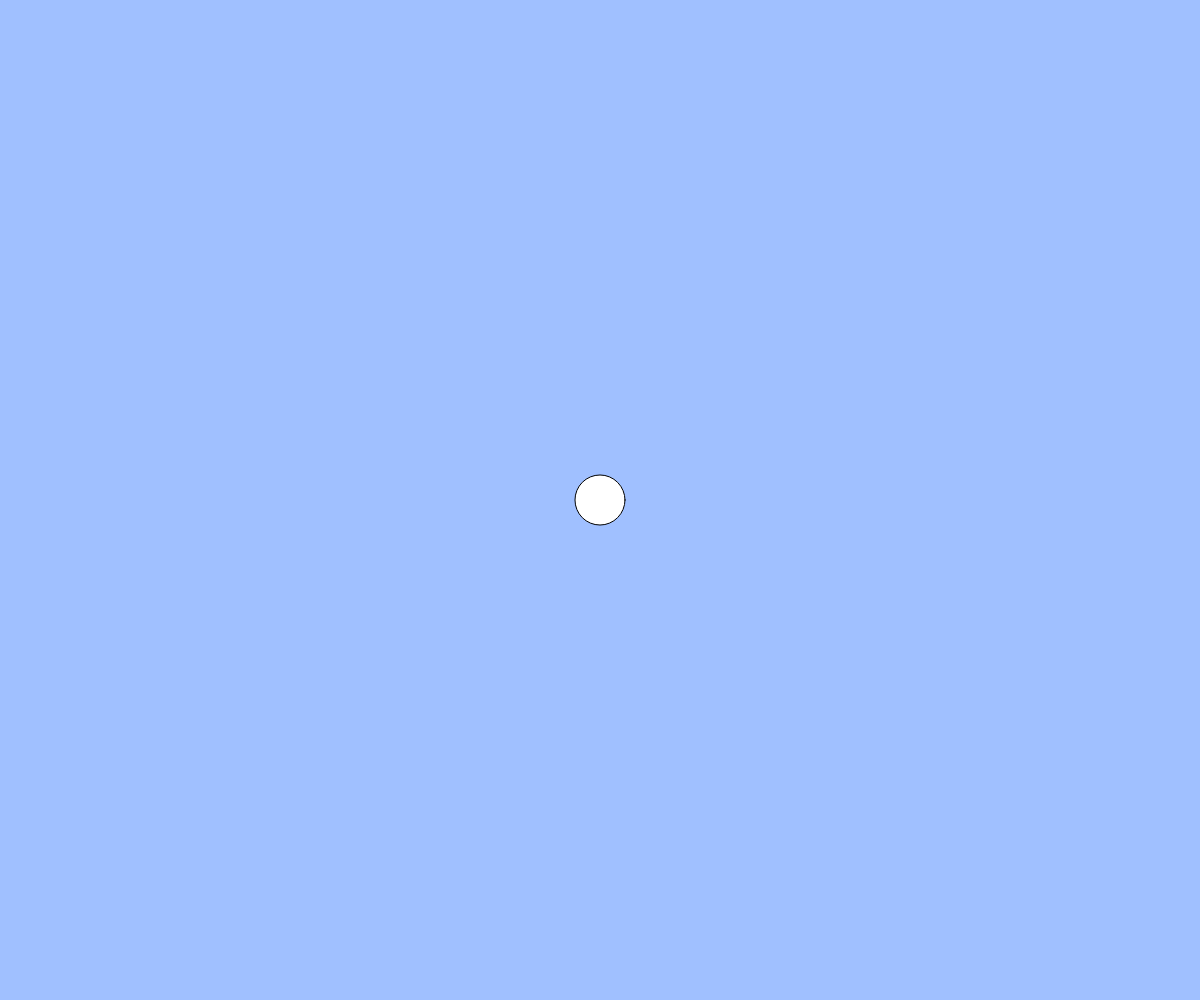
Frame 1 (no input)
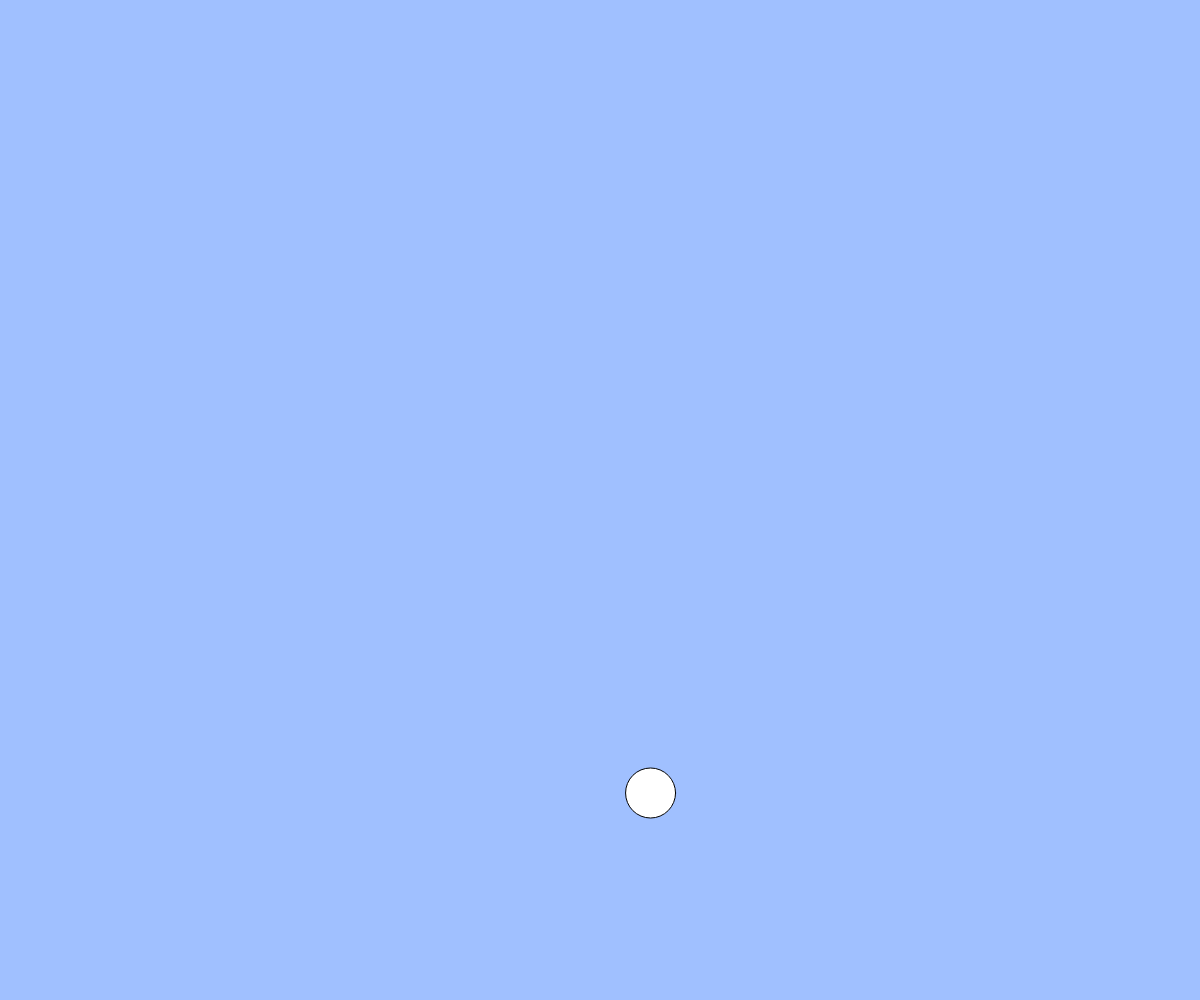
Frame 60 (no input)
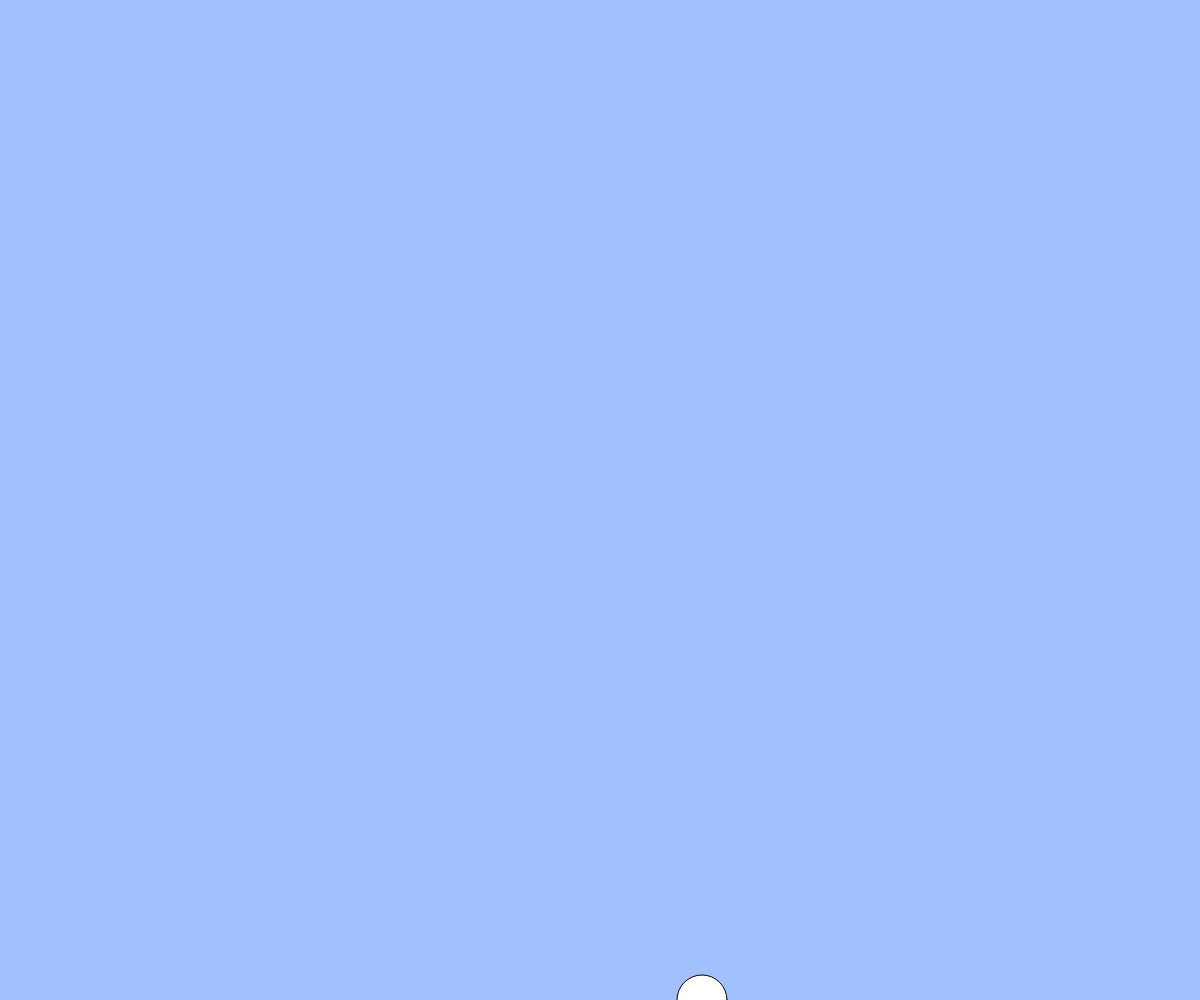
Frame 120 (the mouse pressed at the canvas centre since frame 60)

The p5.js sketch that drew these frames (run headless with seeded random() and noise() and a simulated clock; from frame 60 on, the mouse is pressed at the canvas centre):

// p5.js sketch
// ── sketch.js
let x, y, vx, vy;
const g = 1;
const vyMax = 20;

function setup() {
  createCanvas(windowWidth, windowHeight);
  x = width / 2;
  y = height / 2;
  vx = random(-2, 2); // 修正: randon → random
  vy = 0;
}

function draw() {
  background(160, 192, 255);
  ellipse(x, y, 50);
  x += vx;
  y += vy;
  vy += g;
  vy = constrain(vy, -vyMax, vyMax);
  
  if (x < 0 || x > width) {
    vx = -1 * vx;
  }
  if (y < 0 || y > height) {
    vy = -1 * vy;
  }
  y = constrain(y, 0, height);

  // キー操作
  if (keyIsDown(LEFT_ARROW)) { x -= 5; }
  if (keyIsDown(RIGHT_ARROW)) { x += 5; }
  if (keyIsDown(UP_ARROW)) { y -= 5; }
  if (keyIsDown(DOWN_ARROW)) { y += 5; }
  if (keyIsDown("A".charCodeAt(0))) { x += 10; }
  if (keyIsDown(" ".charCodeAt(0))) { x -= 10; }
}

function keyPressed() {
  if (key === ' ') { // スペースキーが押されたとき
    vy = -15; // ジャンプのための上向きの速度を設定
  }
}

function windowResized() {
  resizeCanvas(windowWidth, windowHeight);
}
